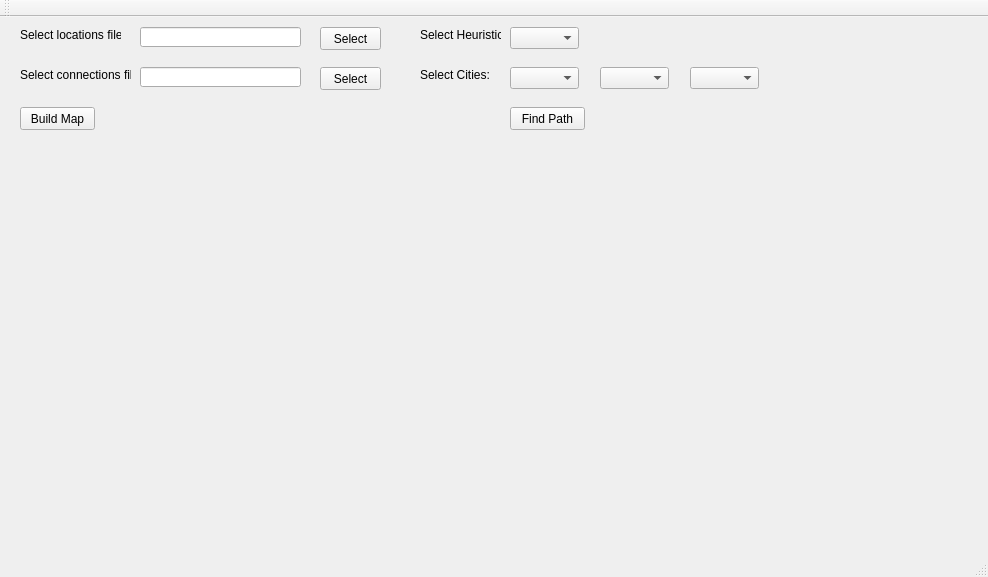
<?xml version="1.0" encoding="UTF-8"?>
<ui version="4.0">
 <class>MainWindow</class>
 <widget class="QMainWindow" name="MainWindow">
  <property name="geometry">
   <rect>
    <x>0</x>
    <y>0</y>
    <width>988</width>
    <height>577</height>
   </rect>
  </property>
  <property name="windowTitle">
   <string>MainWindow</string>
  </property>
  <widget class="QWidget" name="centralWidget">
   <widget class="QLabel" name="lblConn">
    <property name="geometry">
     <rect>
      <x>20</x>
      <y>50</y>
      <width>111</width>
      <height>16</height>
     </rect>
    </property>
    <property name="text">
     <string>Select connections file:</string>
    </property>
   </widget>
   <widget class="QLabel" name="lblLoc">
    <property name="geometry">
     <rect>
      <x>20</x>
      <y>10</y>
      <width>101</width>
      <height>16</height>
     </rect>
    </property>
    <property name="text">
     <string>Select locations file:</string>
    </property>
   </widget>
   <widget class="QLineEdit" name="lnTxtLoc">
    <property name="geometry">
     <rect>
      <x>140</x>
      <y>10</y>
      <width>161</width>
      <height>20</height>
     </rect>
    </property>
   </widget>
   <widget class="QLineEdit" name="lnTxtConn">
    <property name="geometry">
     <rect>
      <x>140</x>
      <y>50</y>
      <width>161</width>
      <height>20</height>
     </rect>
    </property>
   </widget>
   <widget class="QPushButton" name="btnSelectLoc">
    <property name="geometry">
     <rect>
      <x>320</x>
      <y>10</y>
      <width>61</width>
      <height>23</height>
     </rect>
    </property>
    <property name="text">
     <string>Select</string>
    </property>
   </widget>
   <widget class="QPushButton" name="btnSelectConn">
    <property name="geometry">
     <rect>
      <x>320</x>
      <y>50</y>
      <width>61</width>
      <height>23</height>
     </rect>
    </property>
    <property name="text">
     <string>Select</string>
    </property>
   </widget>
   <widget class="QPushButton" name="btnBuildMap">
    <property name="geometry">
     <rect>
      <x>20</x>
      <y>90</y>
      <width>75</width>
      <height>23</height>
     </rect>
    </property>
    <property name="text">
     <string>Build Map</string>
    </property>
   </widget>
   <widget class="QComboBox" name="cbStartCity">
    <property name="geometry">
     <rect>
      <x>510</x>
      <y>50</y>
      <width>69</width>
      <height>22</height>
     </rect>
    </property>
   </widget>
   <widget class="QComboBox" name="cbEndCity">
    <property name="geometry">
     <rect>
      <x>600</x>
      <y>50</y>
      <width>69</width>
      <height>22</height>
     </rect>
    </property>
   </widget>
   <widget class="QComboBox" name="cbOmitCity">
    <property name="geometry">
     <rect>
      <x>690</x>
      <y>50</y>
      <width>69</width>
      <height>22</height>
     </rect>
    </property>
   </widget>
   <widget class="QComboBox" name="cbHeuristic">
    <property name="geometry">
     <rect>
      <x>510</x>
      <y>10</y>
      <width>69</width>
      <height>22</height>
     </rect>
    </property>
   </widget>
   <widget class="QLabel" name="lblHeuristic">
    <property name="geometry">
     <rect>
      <x>420</x>
      <y>10</y>
      <width>81</width>
      <height>16</height>
     </rect>
    </property>
    <property name="text">
     <string>Select Heuristic:</string>
    </property>
   </widget>
   <widget class="QLabel" name="lblSelectCities">
    <property name="geometry">
     <rect>
      <x>420</x>
      <y>50</y>
      <width>71</width>
      <height>16</height>
     </rect>
    </property>
    <property name="text">
     <string>Select Cities:</string>
    </property>
   </widget>
   <widget class="QPushButton" name="btnFindPath">
    <property name="geometry">
     <rect>
      <x>510</x>
      <y>90</y>
      <width>75</width>
      <height>23</height>
     </rect>
    </property>
    <property name="text">
     <string>Find Path</string>
    </property>
   </widget>
  </widget>
  <widget class="QMenuBar" name="menuBar">
   <property name="geometry">
    <rect>
     <x>0</x>
     <y>0</y>
     <width>988</width>
     <height>21</height>
    </rect>
   </property>
  </widget>
  <widget class="QToolBar" name="mainToolBar">
   <attribute name="toolBarArea">
    <enum>TopToolBarArea</enum>
   </attribute>
   <attribute name="toolBarBreak">
    <bool>false</bool>
   </attribute>
  </widget>
  <widget class="QStatusBar" name="statusBar"/>
 </widget>
 <layoutdefault spacing="6" margin="11"/>
 <resources/>
 <connections/>
</ui>
